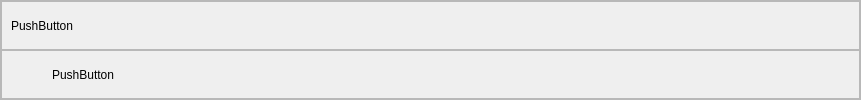
<?xml version="1.0" encoding="UTF-8"?>
<ui version="4.0">
 <class>cloumn</class>
 <widget class="QWidget" name="cloumn">
  <property name="geometry">
   <rect>
    <x>0</x>
    <y>0</y>
    <width>861</width>
    <height>100</height>
   </rect>
  </property>
  <property name="windowTitle">
   <string>Form</string>
  </property>
  <layout class="QVBoxLayout" name="verticalLayout" stretch="0">
   <property name="spacing">
    <number>0</number>
   </property>
   <property name="leftMargin">
    <number>0</number>
   </property>
   <property name="topMargin">
    <number>0</number>
   </property>
   <property name="rightMargin">
    <number>0</number>
   </property>
   <property name="bottomMargin">
    <number>0</number>
   </property>
   <item>
    <widget class="QFrame" name="frame">
     <property name="frameShape">
      <enum>QFrame::StyledPanel</enum>
     </property>
     <property name="frameShadow">
      <enum>QFrame::Raised</enum>
     </property>
     <layout class="QVBoxLayout" name="verticalLayout_2">
      <property name="spacing">
       <number>0</number>
      </property>
      <property name="leftMargin">
       <number>0</number>
      </property>
      <property name="topMargin">
       <number>0</number>
      </property>
      <property name="rightMargin">
       <number>0</number>
      </property>
      <property name="bottomMargin">
       <number>0</number>
      </property>
      <item>
       <widget class="QFrame" name="frame_2">
        <property name="minimumSize">
         <size>
          <width>0</width>
          <height>0</height>
         </size>
        </property>
        <property name="maximumSize">
         <size>
          <width>16777215</width>
          <height>50</height>
         </size>
        </property>
        <property name="cursor">
         <cursorShape>ArrowCursor</cursorShape>
        </property>
        <property name="layoutDirection">
         <enum>Qt::LeftToRight</enum>
        </property>
        <property name="frameShape">
         <enum>QFrame::StyledPanel</enum>
        </property>
        <property name="frameShadow">
         <enum>QFrame::Raised</enum>
        </property>
        <layout class="QVBoxLayout" name="verticalLayout_3">
         <item>
          <widget class="QPushButton" name="pushButton">
           <property name="sizePolicy">
            <sizepolicy hsizetype="Minimum" vsizetype="Fixed">
             <horstretch>0</horstretch>
             <verstretch>0</verstretch>
            </sizepolicy>
           </property>
           <property name="minimumSize">
            <size>
             <width>0</width>
             <height>0</height>
            </size>
           </property>
           <property name="maximumSize">
            <size>
             <width>16777215</width>
             <height>35</height>
            </size>
           </property>
           <property name="cursor">
            <cursorShape>PointingHandCursor</cursorShape>
           </property>
           <property name="acceptDrops">
            <bool>true</bool>
           </property>
           <property name="layoutDirection">
            <enum>Qt::LeftToRight</enum>
           </property>
           <property name="styleSheet">
            <string notr="true">background-color: transparent;
border:0px;
text-align:left;</string>
           </property>
           <property name="text">
            <string>PushButton</string>
           </property>
           <property name="icon">
            <iconset>
             <normaloff>../../images/svg_icons/icon_arrow_right.svg</normaloff>../../images/svg_icons/icon_arrow_right.svg</iconset>
           </property>
           <property name="autoExclusive">
            <bool>false</bool>
           </property>
           <property name="autoDefault">
            <bool>false</bool>
           </property>
          </widget>
         </item>
        </layout>
       </widget>
      </item>
      <item>
       <widget class="QFrame" name="frame_3">
        <property name="maximumSize">
         <size>
          <width>16777215</width>
          <height>50</height>
         </size>
        </property>
        <property name="layoutDirection">
         <enum>Qt::LeftToRight</enum>
        </property>
        <property name="frameShape">
         <enum>QFrame::StyledPanel</enum>
        </property>
        <property name="frameShadow">
         <enum>QFrame::Raised</enum>
        </property>
        <layout class="QVBoxLayout" name="verticalLayout_4">
         <property name="spacing">
          <number>0</number>
         </property>
         <property name="leftMargin">
          <number>50</number>
         </property>
         <property name="topMargin">
          <number>0</number>
         </property>
         <property name="rightMargin">
          <number>0</number>
         </property>
         <property name="bottomMargin">
          <number>0</number>
         </property>
         <item>
          <widget class="QPushButton" name="pushButton_2">
           <property name="sizePolicy">
            <sizepolicy hsizetype="Minimum" vsizetype="Fixed">
             <horstretch>0</horstretch>
             <verstretch>0</verstretch>
            </sizepolicy>
           </property>
           <property name="minimumSize">
            <size>
             <width>0</width>
             <height>0</height>
            </size>
           </property>
           <property name="maximumSize">
            <size>
             <width>16777215</width>
             <height>35</height>
            </size>
           </property>
           <property name="cursor">
            <cursorShape>PointingHandCursor</cursorShape>
           </property>
           <property name="acceptDrops">
            <bool>true</bool>
           </property>
           <property name="layoutDirection">
            <enum>Qt::LeftToRight</enum>
           </property>
           <property name="styleSheet">
            <string notr="true">background-color: transparent;
border:0px;
text-align:left;</string>
           </property>
           <property name="text">
            <string>PushButton</string>
           </property>
           <property name="icon">
            <iconset>
             <normaloff>../../images/svg_icons/icon_arrow_right.svg</normaloff>../../images/svg_icons/icon_arrow_right.svg</iconset>
           </property>
           <property name="autoExclusive">
            <bool>false</bool>
           </property>
           <property name="autoDefault">
            <bool>false</bool>
           </property>
          </widget>
         </item>
        </layout>
       </widget>
      </item>
     </layout>
    </widget>
   </item>
  </layout>
 </widget>
 <resources/>
 <connections/>
</ui>
